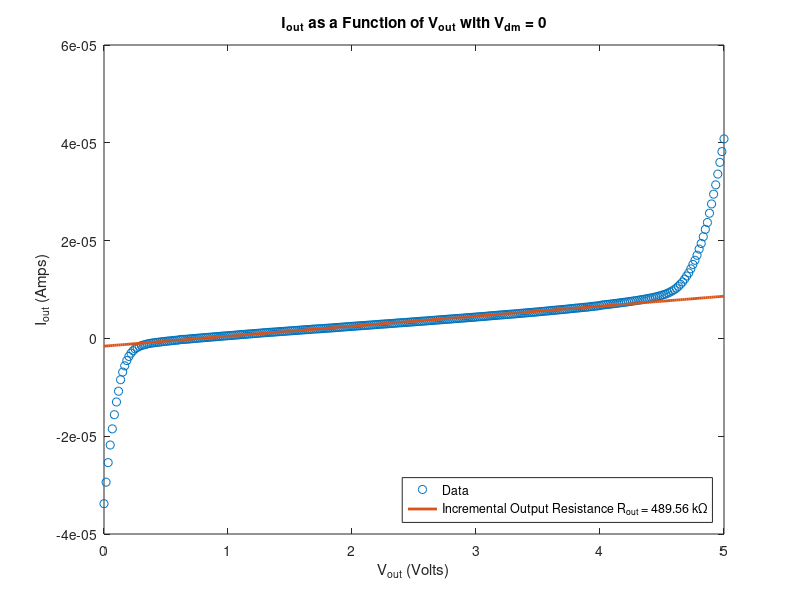

Recreate this plot in MATLAB.
%Exp2p2
load('Data/Exp2P2.mat')
%31 259
coeffs = polyfit(Vout(31:259), Iout(31:259),1);
plot(Vout,Iout,'o'); hold on;
plot(Vout,Vout * coeffs(1) + coeffs(2),'-','LineWidth',2);
xlim([0 5]);
% ylim([-14e-4 2e-4]);
xlabel('V_{out} (Volts)');
ylabel('I_{out} (Amps)');
title('I_{out} as a Function of V_{out} with V_{dm} = 0');
legend('Data',strcat('Incremental Output Resistance R_{out} = 489.56 k\Omega'),'Location','SouthEast');
rout = 1/coeffs(1);